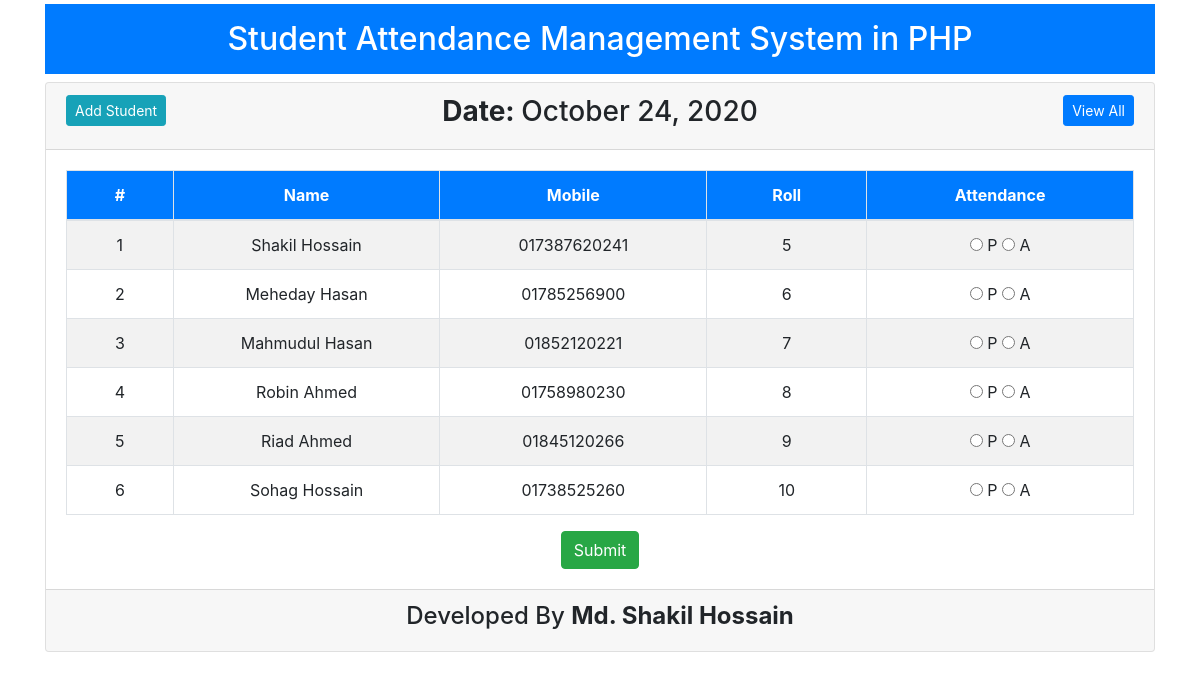
The page / on the database its author committed.
### tables this page shows
CREATE TABLE `tbl_student` (
  `id` int(11) NOT NULL,
  `name` varchar(50) NOT NULL,
  `mobile` varchar(20) NOT NULL,
  `roll` int(11) NOT NULL
);

### lib/Database.php (called while the page is built, shortened)
<?php
    class Database {
        public $host = DB_HOST;
        public $user = DB_USER;
        public $pass = DB_PASS;
        public $dbName = DB_NAME;
        public $link;
        private function connectDB(){
            $this->link = new mysqli($this->host, $this->user, $this->pass, $this->dbName);
        }
        public function select($query){
            $result = $this->link->query($query) or die($this->link->error.__LINE__);
            if($result->num_rows > 0){
                return $result;
            } else {
                return false;
            }
        }
    }
?>

### lib/Student.php (called while the page is built, shortened)
<?php
	include 'Database.php';
	class Student {
		private $db;
		public function __construct(){
			$this->db = new Database();
		}
		public function getStudents(){
			$query = "SELECT * FROM tbl_student ORDER BY roll ASC";
			$result = $this->db->select($query);
			return $result;
		}
	}
 ?>

### index.php (the view, shortened to what this page needs)
<?php
	include 'inc/header.php';
	include 'lib/Student.php';
	$stu = new Student();
?>
<div class="card">
	<div class="card-header">
		<div class="row">
			<div class="col-sm-4">
				<div class="text-left">
					<a href="add-student.php" class="btn btn-info btn-sm">Add Student</a>
				</div>
			</div>
			<div class="col-sm-4">
				<div class="text-center">
					<h3><strong>Date:&nbsp;</strong><?php echo date("F j, Y"); ?></h3>
				</div>
			</div>
			<div class="col-sm-4">
				<div class="text-right">
					<a href="view-attendance.php" class="btn btn-primary btn-sm">View All</a>
				</div>
			</div>
		</div>
	</div>
	<div class="card-body">
		<form action="" method="post">
			<table class="table table-striped table-bordered">
				<thead>
					<tr class="bg-primary text-white text-center">
						<th width="10%">#</th>
						<th width="25%">Name</th>
						<th width="25%">Mobile</th>
						<th width="15%">Roll</th>
						<th width="25%">Attendance</th>
					</tr>
				</thead>
				<tbody>
					<?php
						$allStudent = $stu->getStudents();
						if (!empty($allStudent)) {
							$i = 1;
							while ($data = $allStudent->fetch_assoc()) {
					?>
						<tr class="text-center">
							<td><?php echo $i++; ?></td>
							<td><?php echo $data['name']; ?></td>
							<td><?php echo $data['mobile']; ?></td>
							<td><?php echo $data['roll']; ?></td>
							<td>
								<input type="radio" required name="attend[<?php echo $data['roll']; ?>]" value="present">&nbsp;P
								<input type="radio" required name="attend[<?php echo $data['roll']; ?>]" value="absent">&nbsp;A
							</td>
						</tr>
					<?php } } ?>
				</tbody>
			</table>
			    <div class="col-12">
			        <input type="submit" class="btn btn-success mx-auto d-block" name="submit" value="Submit">
			    </div>
		</form>
	</div>
<?php include 'inc/footer.php'; ?>

### inc/header.php (shortened to what this page needs)
<!DOCTYPE html>
<html lang="en-US">
	<head>
	    <link rel="stylesheet" href="css/bootstrap.min.css">
	    <link rel="stylesheet" href="css/main.css">
	</head>
<body>
   	<div class="container">
   		<div class="row">
   			<div class="col-sm-12">
   				<div class="mt-1">
   					<h2 class="text-center p-3 bg-primary text-white">Student Attendance Management System in PHP</h2>
   				</div>

### inc/footer.php (shortened to what this page needs)
					<div class="card-footer text-center">
						<h4>Developed By <strong>Md. Shakil Hossain</strong></h4>
					</div>
				</div>
   			</div>
   		</div>
	</div>
</body>
</html>

### rows shown on the page
tbl_student: name "Shakil Hossain", mobile "017387620241", roll "5"
tbl_student: name "Meheday Hasan", mobile "01785256900", roll "6"
tbl_student: name "Mahmudul Hasan", mobile "01852120221", roll "7"
tbl_student: name "Robin Ahmed", mobile "01758980230", roll "8"
tbl_student: name "Riad Ahmed", mobile "01845120266", roll "9"
tbl_student: name "Sohag Hossain", mobile "01738525260", roll "10"
